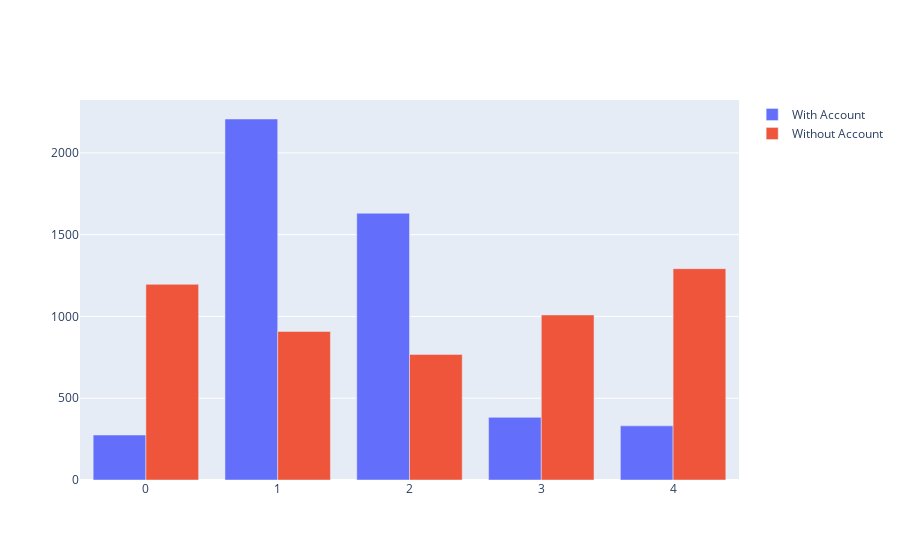

Notebook code for this chart:
### Markdown cell above
How is my clusters against has_account feature:

### Code cell
x = list(df_customers_original['label'].unique())
table = pd.crosstab(index=df_customers_original['has_account'], columns=df_customers_original['label']).reset_index()

plot = px_o.Figure(data=[px_o.Bar(
    name = 'With Account',
    x = x,
    y = list(table.loc[table['has_account']==True, x].values[0])
   ),
                       px_o.Bar(
    name = 'Without Account',
    x = x,
    y = list(table.loc[table['has_account']==False, x].values[0])
   )
])

fig.update_xaxes(type='category')
plot.show()

### Figure 1 — Plotly figure (JSON) as saved in the notebook; plotly's stock layout.template omitted (floating-point values rounded to 4 significant figures)
{"data": [{"name": "With Account", "type": "bar", "x": [4, 3, 2, 1, 0], "y": [331, 383, 1631, 2207, 275]}, {"name": "Without Account", "type": "bar", "x": [4, 3, 2, 1, 0], "y": [1292, 1009, 768, 908, 1196]}], "layout": {}}
